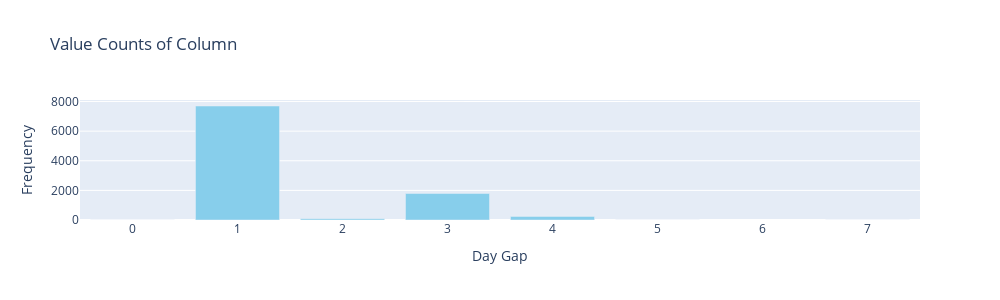

The notebook cell this image was saved under:
### Code cell
import plotly.graph_objects as go

counts = ds['Day Gap'].value_counts()
fig = go.Figure(data=go.Bar(
    x=counts.index,
    y=counts.values,
    marker_color='skyblue'))

fig.update_layout(
    title='Value Counts of Column',
    xaxis_title='Day Gap',
    yaxis_title='Frequency',
    width=1000,   # width in pixels
    height=300 )  # height in pixels

fig.show()

### Figure 1 — Plotly figure (JSON) as saved in the notebook; plotly's stock layout.template omitted (floating-point values rounded to 4 significant figures)
{"data": [{"marker": {"color": "skyblue"}, "type": "bar", "x": [1, 3, 4, 2, 5, 0, 7], "y": [7698, 1790, 240, 91, 2, 1, 1]}], "layout": {"height": 300, "title": {"text": "Value Counts of Column"}, "width": 1000, "xaxis": {"autorange": true, "range": [-0.5, 7.5], "title": {"text": "Day Gap"}, "type": "linear"}, "yaxis": {"autorange": true, "range": [0, 8103.0], "title": {"text": "Frequency"}, "type": "linear"}}}
